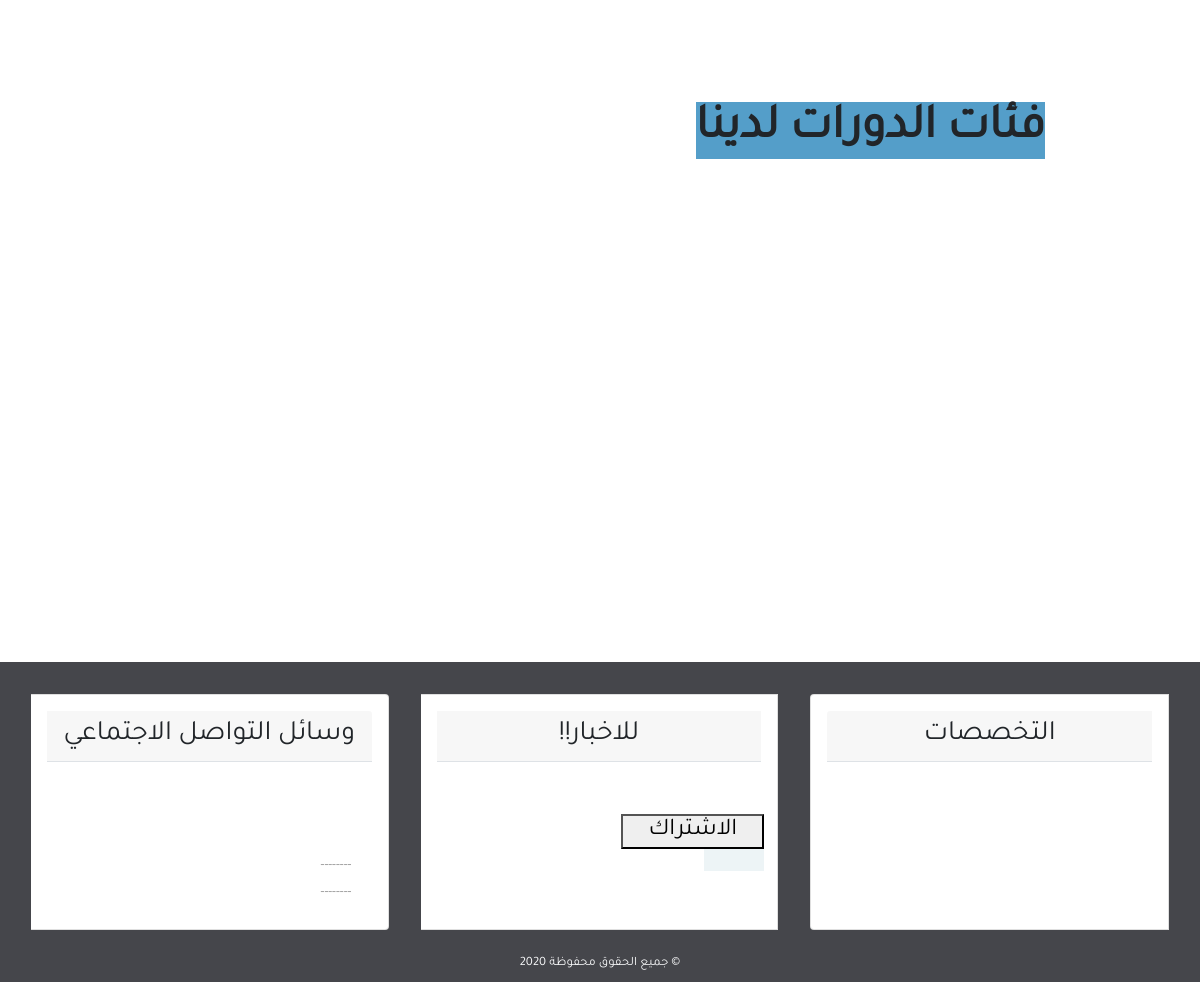
Before: /courses/ (lower part) with the older database file.
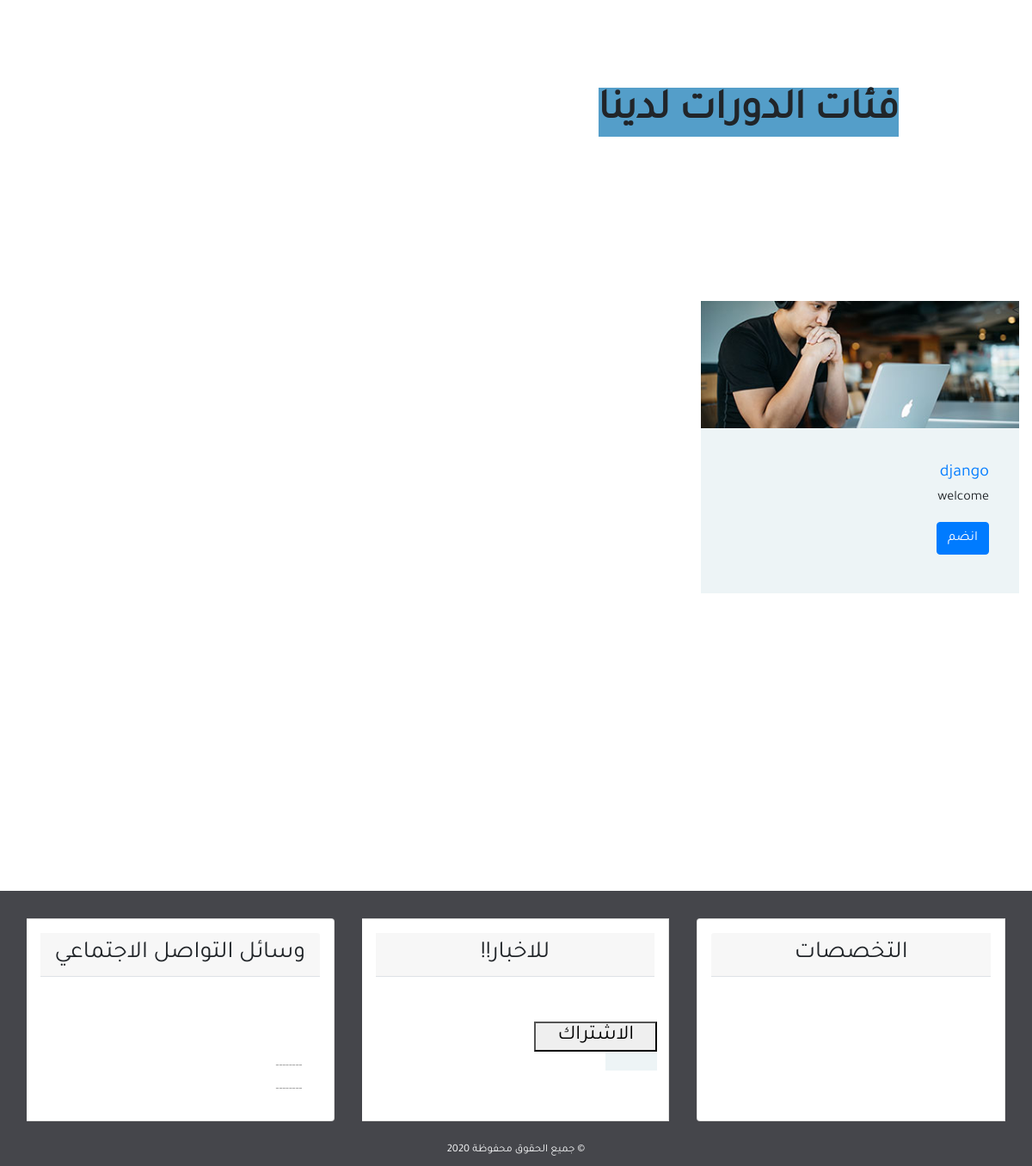
After: the same page with the newer database file.
### courses/models.py (models this page shows, shortened)
class Course(models.Model):
    slug = models.SlugField()
    title = models.CharField(max_length=120)
    description = models.TextField()
    allowed_memberships = models.ManyToManyField(Membership)
    def __str__(self):
        return self.title
    def get_absolute_url(self):
        return reverse('courses:detail', kwargs={'slug': self.slug})

### courses/views.py (the view)
# urls.py: path('', CourseListView.as_view(), name='list'),
class CourseListView(ListView):
    model = Course

### courses/templates/courses/course_list.html
{% extends 'courses/base2.html' %}
{% load static %}
{% load post_tag %}
{% block content %}
	<div class="container">
		<div class="row">
			<div class="col-sm-20 col-md-30 ">
				<section class="categories-section spad">
					<div class="container">
							<div class="section-title">
								<h2>فئات الدورات لدينا</h2>
							</div>
					</div>
				</div>
			</div>
		</div>
{% for object in object_list %}
<div class="card-group">
	<div class="col-lg-4 col-md-6">
		<div class="categorie-item">
			<div class="ci-thumb set-bg" data-setbg="{% static 'blog/images/img/categories/1.jpg' %}" alt="Card image cap">
				></div>
			<div class="ci-text">
				<h5>	<a  href="{{ object.get_absolute_url }}">{{ object }}</a> </h5>
				<p>{{ object.description }} </p>
				<h5>	<a   class="btn btn-primary" href="{{ object.get_absolute_url }}">انضم</a> </h5>
			</div>
		</div>
	</div>
</div>
{% endfor %}
{% endblock %}

Changed rows visible on the page:
added Course: title "django", description "welcome"
